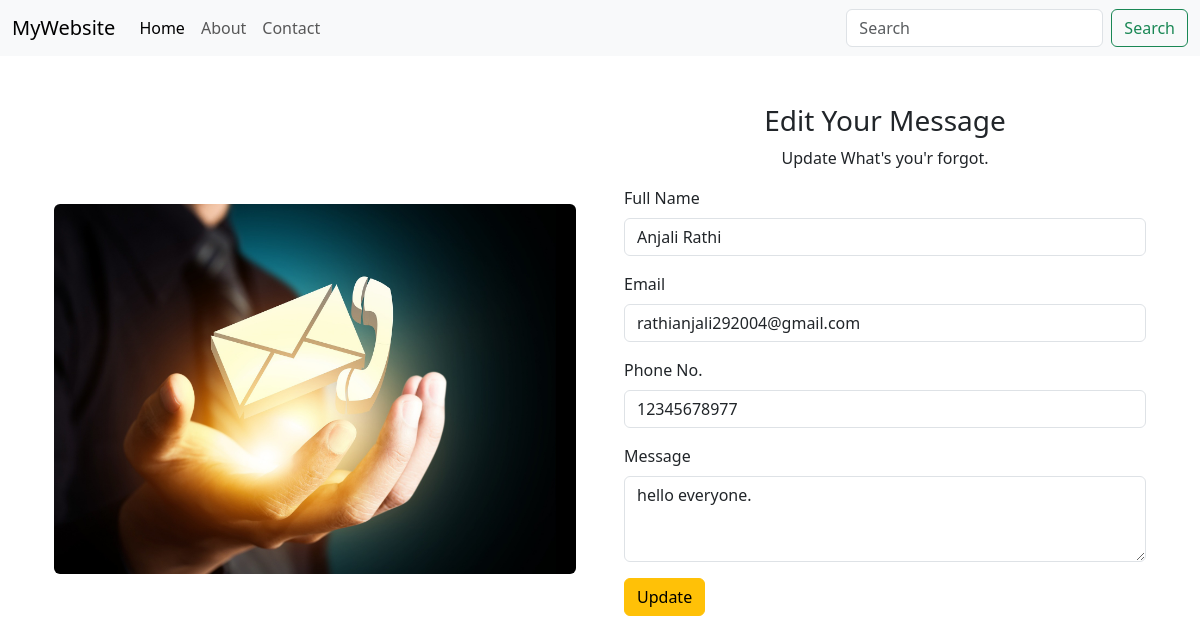
/edit-contact/1, run on the app's committed database.
### tables this page shows
CREATE TABLE contact(
        id INTEGER PRIMARY KEY AUTOINCREMENT,
        full_name TEXT,
        email TEXT, 
        phone TEXT,
        message TEXT
        );

### app.py (the view, shortened to what this page needs)
@app.route('/edit-contact/<int:id>',methods=['GET','POST'])
def editContact(id):
    con=sqlite3.connect('students.db')
    contact=con.execute('SELECT * FROM contact WHERE id=?',(id,)
   ).fetchone()
    con.close()
    return render_template('editContact.html',contact=contact)

### templates/editContact.html
{% extends './base.html' %} {% block title %}Edit Contact{% endblock %} {% block
content %}
<div class="container">
  <div class="row">
    <div class="col">
      <div class="container mt-5" style="margin-top: 100px !important">
        <img
          src="{{ url_for('static', filename='images/contact.jpg') }}"
          class="w-100 mt-5 rounded"
          alt=""
        />
      </div>
    </div>
    <div class="col">
      <div class="container mt-5">
        <h3 class="text-center">Edit Your Message</h3>
        <p class="text-center">Update What's you'r forgot.</p>
        <form action="/edit-contact/{{ contact[0] }}" method="POST">
          <div class="mb-3">
            <label for="full_name" class="form-label">Full Name</label>
            <input
              type="text"
              class="form-control"
              id="full_name"
              name="full_name"
              value = "{{ contact[1] }}"
            />
          </div>
          <div class="mb-3">
            <label for="emial" class="form-label">Email</label>
            <input type="email" class="form-control" id="email" name="email" value = "{{ contact[2] }}" />
          </div>
          <div class="mb-3">
            <label for="phone" class="form-label">Phone No.</label>
            <input type="text" class="form-control" id="phone" name="phone" value = "{{ contact[3] }}" />
          </div>
          <div class="mb-3">
            <label for="msg" class="form-label">Message </label>
            <textarea
              class="form-control"
              id="msg"
              rows="3"
              name="msg"
            >{{ contact[4] }}</textarea>
          </div>
          <button type="submit" class="btn btn-warning">Update</button>
        </form>
      </div>
    </div>
  </div>
</div>
{% endblock %}

### data on the page
contact: full_name "Anjali Rathi", email "rathianjali292004@gmail.com", phone "12345678977", msg "hello everyone."
